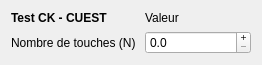
    <widget class="QWidget" name="layoutWidget_3">
     <property name="geometry">
      <rect>
       <x>30</x>
       <y>1130</y>
       <width>262</width>
       <height>58</height>
      </rect>
     </property>
     <layout class="QGridLayout" name="gridLayout_testCkCuest">
      <item row="0" column="0">
       <widget class="QLabel" name="label_testCkCuest">
        <property name="font">
         <font>
          <bold>true</bold>
         </font>
        </property>
        <property name="text">
         <string>Test CK - CUEST</string>
        </property>
        <property name="textFormat">
         <enum>Qt::TextFormat::RichText</enum>
        </property>
       </widget>
      </item>
      <item row="0" column="1">
       <widget class="QLabel" name="label_opere_13">
        <property name="text">
         <string>Valeur</string>
        </property>
       </widget>
      </item>
      <item row="1" column="0">
       <widget class="QLabel" name="label_nbTouches">
        <property name="text">
         <string>Nombre de touches (N) </string>
        </property>
       </widget>
      </item>
      <item row="1" column="1">
       <widget class="QDoubleSpinBox" name="doubleSpinBox_e_nbTouches">
        <property name="cursor">
         <cursorShape>ArrowCursor</cursorShape>
        </property>
        <property name="buttonSymbols">
         <enum>QAbstractSpinBox::ButtonSymbols::PlusMinus</enum>
        </property>
        <property name="accelerated">
         <bool>true</bool>
        </property>
        <property name="decimals">
         <number>1</number>
        </property>
        <property name="maximum">
         <double>100000.000000000000000</double>
        </property>
       </widget>
      </item>
     </layout>
    </widget>
